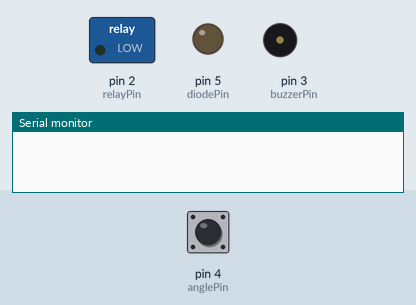
Recording of a sketch running on a simulated Arduino Uno, built with avr-gcc and run on an emulated ATmega328P. Parts: switched loads named in the sketch (green lamp = pin HIGH), output pins drawn as LEDs (lit = HIGH), buzzer (waves = sounding), the last lines printed to the serial monitor. Inputs (shaded band) come from the test bench; at power-on: pin 4 (anglePin) HIGH.

Above: at 1.2 s.
1.3 s: pin 4 (anglePin) driven LOW
2.8 s: pin 4 (anglePin) driven HIGH
4.3 s: pin 4 (anglePin) pulsed LOW 5 times (0.12 s each, 0.3 s apart)
At 5.75 s:
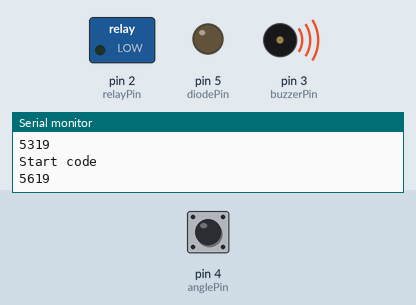
Timing chart, 0 to 7.5 s (numbered marks = the images above; inputs shaded):
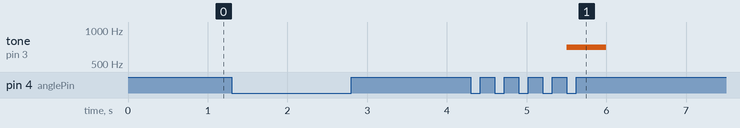

The sketch:

Arduino_angle_sensor.ino
```cpp
byte relayPin = 2; // пин реле
byte buzzerPin = 3; // пин зуммера
byte anglePin = 4; // пин датчика наклона
byte diodePin = 5; // пин светодиода
int startChange;
int finishChange;
int angleInput; //сигнал с датчика наклона
boolean openDoor = false; // открывать дверь или нет

//int Code0[] = {3000, 1000, 5000, 1000, 6000}; // кодовая последовательность пользователя 1
//int Code1[] = {3000, 1000, 5000, 1000, 6000}; // кодовая последовательность пользователя 2
//int Code2[] = {3000, 1000, 5000, 1000, 6000}; // кодовая последовательность пользователя 3
//int Code3[] = {3000, 1000, 5000, 1000, 6000}; // кодовая последовательность пользователя 4
//int Code4[] = {3000, 1000, 5000, 1000, 6000}; // кодовая последовательность пользователя 5
int codeLib[5][5] = { {6000, 1000, 6000, 1000, 6000}, {100, 1000, 5000, 1000, 1000}, {6000, 1000, 6000, 6000, 6000}, {1000, 6000, 1000, 6000, 1000}, {3000, 1000, 3000, 1000, 3000} }; // база данных
int inaccuracy = 1000; // погрешность пользователя
int code[5]; // массив для записи вводимой кодовой последовательности

void setup() {
  Serial.begin(9600);
  pinMode(relayPin, OUTPUT);
  pinMode(buzzerPin, OUTPUT);
  pinMode(anglePin, INPUT);
  pinMode(diodePin, OUTPUT);
  //digitalWrite(relayPin, LOW); // включение реле
}

void loop() {
  int k = 0;
  angleInput = digitalRead(anglePin);
  if (angleInput == LOW) {
    Serial.println("Start code");
    RecordingCode();
    for (int i = 0; i < 5; i++) {
      for (int j = 0; j < 5; j++) {
        if (codeLib[i][j] - inaccuracy <= code[j] && code[j] <= codeLib[i][j] + inaccuracy) {
          k++;
        }
        else {
          k = 0;
          i++;
          j = 5;
        }
      }
      if (k == 5) openDoor = true;
    }
    if (openDoor) {
      tone(buzzerPin, 1000, 1000);
      //digitalWrite(relayPin, HIGH);
    }
    else tone(buzzerPin, 700, 500);
  }
}

void RecordingCode() {
  int i = 0;
  while (i < 5) {                                 // sizeof(rightCode) / sizeof(int)
    while (angleInput == LOW) {
      angleInput = digitalRead(anglePin);
    }
    startChange = millis();
    Serial.println(startChange);
    while (angleInput != LOW) {
      angleInput = digitalRead(anglePin);
    }
    finishChange = millis();
    code[i] = finishChange - startChange;
    i++;
  }
}
```

Measured:
- after the input at 4.3 s, tone on pin 3 (buzzerPin): silent → 700 Hz after 1.2 s, → silent 0.50 s later
